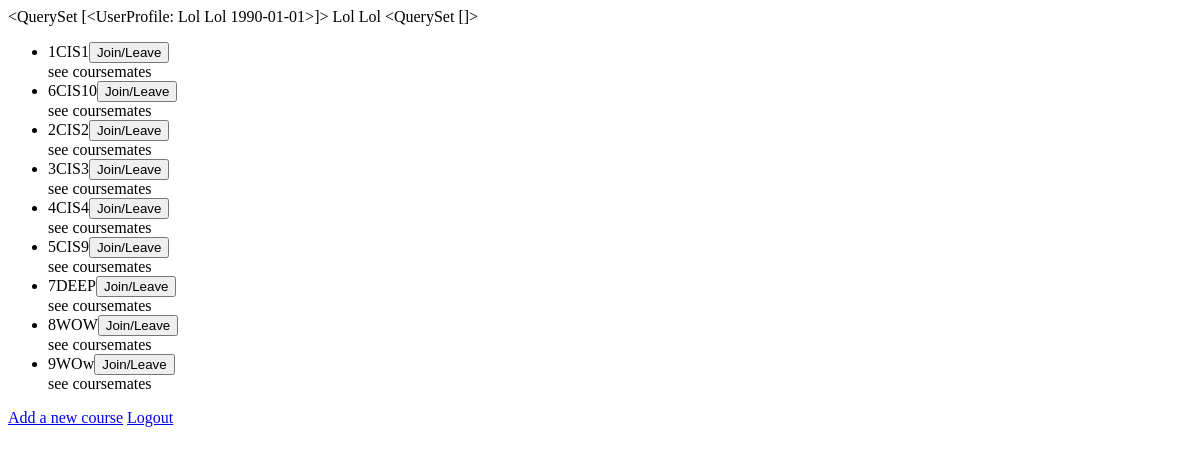
/courses/ (signed in), run on an earlier commit of the app's database.
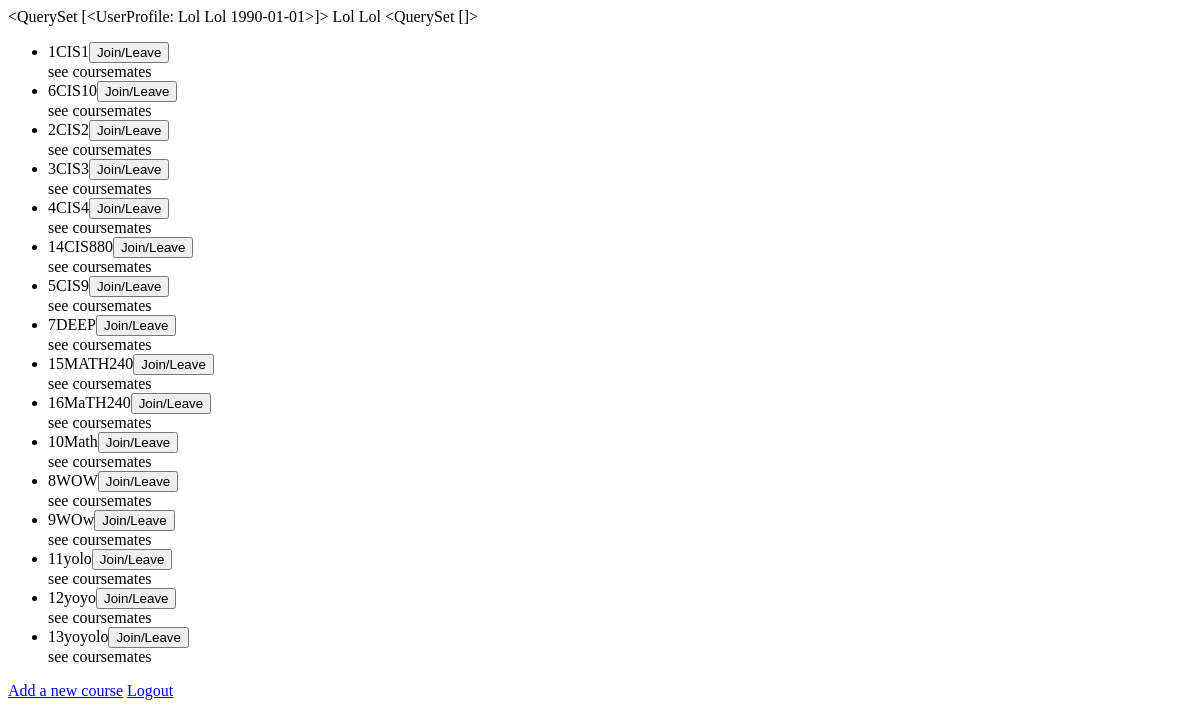
And on a later commit of the database.
### polls/models.py (models this page shows)
class UserProfile(models.Model):
    user = models.OneToOneField(User)
    birthday = models.DateField()
    def __unicode__(self):
        if self.user.first_name + ' ' + self.user.last_name != ' ':
        	return self.user.first_name + ' ' + self.user.last_name + ' ' + str(self.birthday)
        else:
        	return self.user.username

class Choice(models.Model):
    new_course = models.CharField(max_length=200, null=True, blank=True)
    courses_taking = models.ManyToManyField(User)
    def __unicode__(self):
        return self.new_course

### polls/views.py (the view)
@login_required(login_url='/login/')
def index(request):
    course_list = Choice.objects.order_by('new_course')
    users = UserProfile.objects.all
    all_courses = request.user.choice_set.all()
    if request.user.first_name + ' ' + request.user.last_name != ' ':
        current_user = request.user.first_name + ' ' + request.user.last_name
    else:
        current_user = request.user.username
    context = {'course_list': course_list, "users": users, "current_user":current_user, "all_courses":all_courses}
    return render(request, 'polls/index.html', context)

### polls/templates/polls/index.html (shortened to what this page needs)
<head>
</head>
<body>
{{ users }}
{{ current_user }}
{{ all_courses }}
{% if course_list %}
	<ul>
	{% for course in course_list %}
		<li>{{ course.id }}{{ course }}<button type="button" class='buttons' id='course_button'>Join/Leave</button>
			<div id="coursemates_link">
				<a>see coursemates</a>
			</div>
		</li>
	{% endfor %}
	</ul>
{% else %}
	<p>No courses are added yet.</p>
{% endif %}
<a href="/courses/add_course/">Add a new course</a>
<a href="/courses/logout/">Logout</a>
</body>

What changed in the data, as far as the page shows it:
added Choice: id "14", new_course "CIS880"
added Choice: id "15", new_course "MATH240"
added Choice: id "16", new_course "MaTH240"
added Choice: id "10", new_course "Math"
added Choice: id "11", new_course "yolo"
added Choice: id "12", new_course "yoyo"
added Choice: id "13", new_course "yoyolo"
